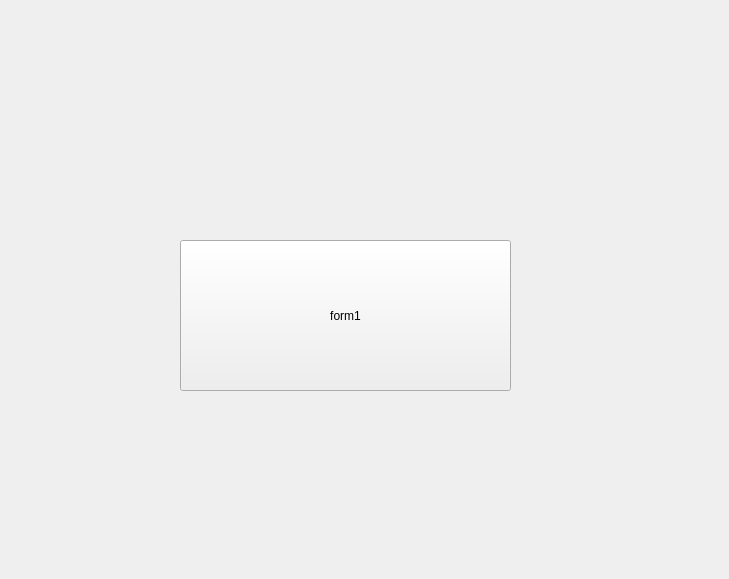
<?xml version="1.0" encoding="UTF-8"?>
<ui version="4.0">
 <class>Form1</class>
 <widget class="QWidget" name="Form1">
  <property name="geometry">
   <rect>
    <x>0</x>
    <y>0</y>
    <width>729</width>
    <height>579</height>
   </rect>
  </property>
  <property name="windowTitle">
   <string>Form</string>
  </property>
  <widget class="QPushButton" name="pushButton">
   <property name="geometry">
    <rect>
     <x>180</x>
     <y>240</y>
     <width>331</width>
     <height>151</height>
    </rect>
   </property>
   <property name="text">
    <string>form1</string>
   </property>
  </widget>
 </widget>
 <resources/>
 <connections/>
</ui>
